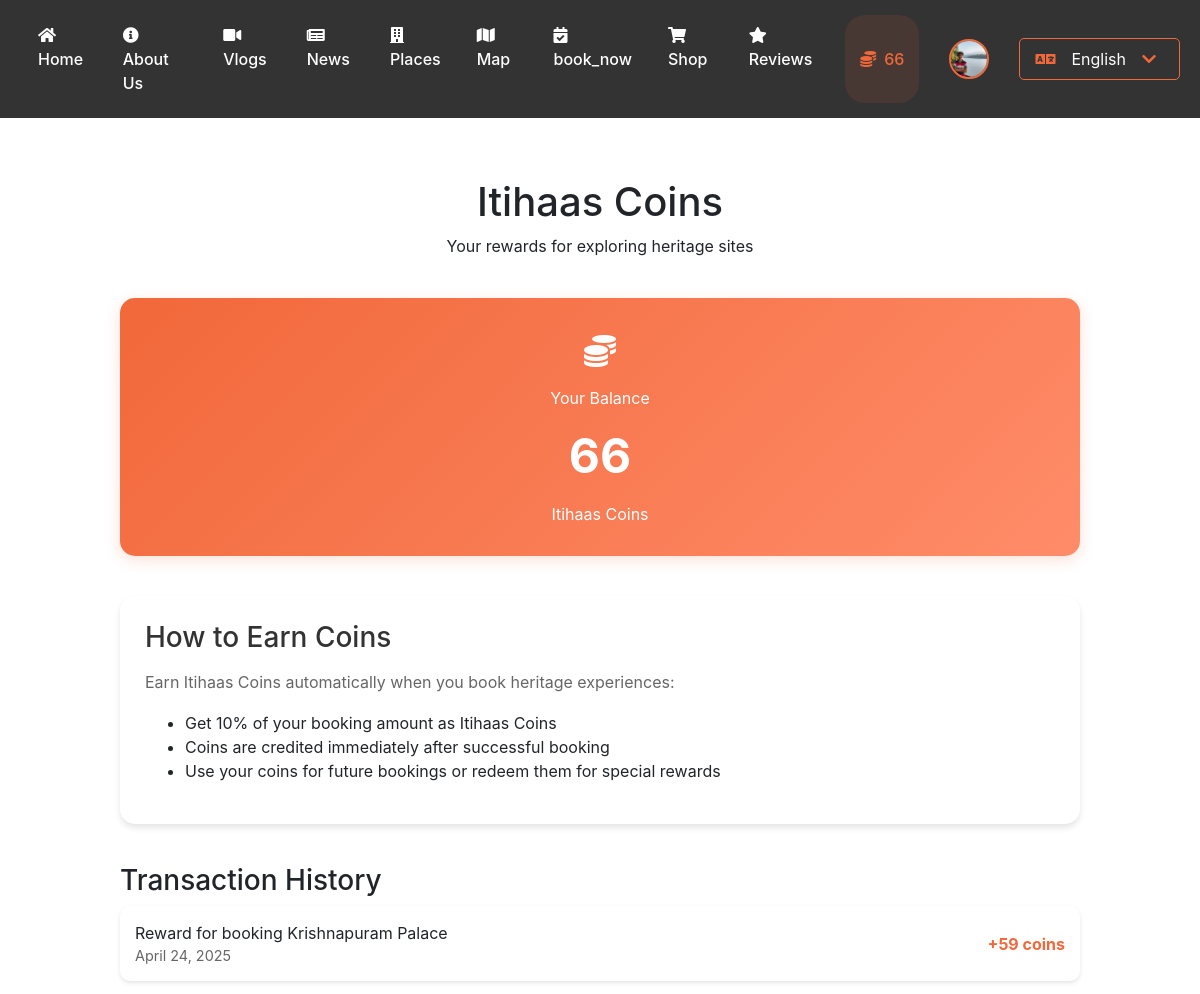
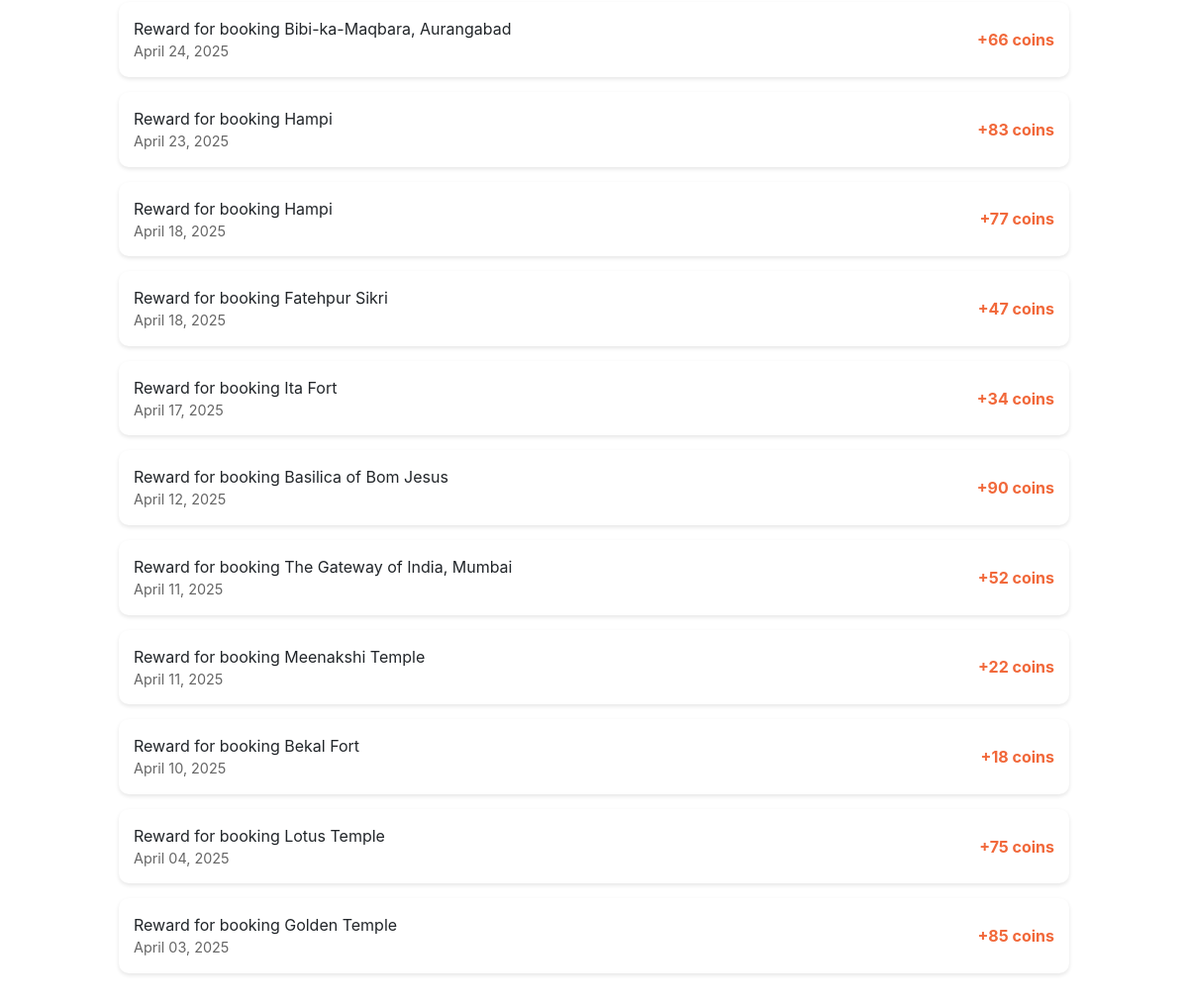
/itihaas-coins (signed in), run on the app's committed database (2 pictures, top to bottom).
### website/models.py (models this page shows, shortened)
class ItihaasCoins(db.Model):
    id = db.Column(db.Integer, primary_key=True)
    user_id = db.Column(db.Integer, db.ForeignKey('user.id'), nullable=False)
    coins = db.Column(db.Integer, default=0)

class User(db.Model, UserMixin):
    id = db.Column(db.Integer, primary_key=True)
    email = db.Column(db.String(150), unique=True)
    password = db.Column(db.String(150))
    first_name = db.Column(db.String(150))
    profile_pic = db.Column(db.String(500))  # Store the path to the profile picture
    is_guide = db.Column(db.Boolean, default=False)
    is_verified = db.Column(db.Boolean, default=False)
    verification_code = db.Column(db.String(6))
    verification_code_timestamp = db.Column(db.DateTime(timezone=True))
    notes = db.relationship('Note')
    bookings = db.relationship('Booking', backref='user', lazy=True)
    guide_info = db.relationship('Guide', backref='user', uselist=False)
    itihaas_coins = db.relationship('ItihaasCoins', backref='user', uselist=False)

class Booking(db.Model):
    id = db.Column(db.Integer, primary_key=True)
    monument_name = db.Column(db.String(100), nullable=False)
    booking_date = db.Column(db.DateTime, nullable=False, default=datetime.utcnow)
    visit_date = db.Column(db.Date, nullable=False)
    visitors = db.Column(db.Integer, nullable=False)
    total_amount = db.Column(db.Float, nullable=False)
    status = db.Column(db.String(20), nullable=False, default='Pending')
    special_requests = db.Column(db.Text)
    name = db.Column(db.String(100), nullable=False)
    email = db.Column(db.String(120), nullable=False)
    phone = db.Column(db.String(20), nullable=False)
    whatsapp_sent = db.Column(db.Boolean, default=False)
    user_id = db.Column(db.Integer, db.ForeignKey('user.id'), nullable=False)
    guide_id = db.Column(db.Integer, db.ForeignKey('guide.id'))
    is_special_package = db.Column(db.Boolean, default=False)
    state = db.Column(db.String(150), nullable=True)
    booking_type = db.Column(db.String(20), default='individual')

### website/views.py (the view)
@views.route('/itihaas-coins')
@login_required
def itihaas_coins():
    transactions = []
    for booking in current_user.bookings:
        reward_coins = int(booking.total_amount * 0.1)
        transactions.append({
            'type': f'Reward for booking {booking.monument_name}',
            'date': booking.visit_date,
            'amount': reward_coins,
            'is_credit': True
        })
    transactions.sort(key=lambda x: x['date'], reverse=True)
    return render_template('itihaas_coins.html', transactions=transactions)

### website/templates/itihaas_coins.html (shortened to what this page needs)
{% extends "base.html" %}
{% block content %}
<div class="coins-container">
    <div class="coins-header">
        <h1>Itihaas Coins</h1>
        <p>Your rewards for exploring heritage sites</p>
    </div>
    <div class="coins-balance-card">
        <div class="coins-icon">
            <i class="fas fa-coins"></i>
        </div>
        <div class="balance-title">Your Balance</div>
        <div class="balance-amount">{{ current_user.itihaas_coins.coins if current_user.itihaas_coins else 0 }}</div>
        <div class="balance-subtitle">Itihaas Coins</div>
    </div>
    <div class="reward-info">
        <h3>How to Earn Coins</h3>
        <p>Earn Itihaas Coins automatically when you book heritage experiences:</p>
        <ul>
            <li>Get 10% of your booking amount as Itihaas Coins</li>
            <li>Coins are credited immediately after successful booking</li>
            <li>Use your coins for future bookings or redeem them for special rewards</li>
        </ul>
    </div>
    <div class="transaction-history">
        <h3>Transaction History</h3>
        {% for transaction in transactions %}
        <div class="transaction-card">
            <div class="transaction-info">
                <div class="transaction-type">{{ transaction.type }}</div>
                <div class="transaction-date">{{ transaction.date.strftime('%B %d, %Y') }}</div>
            </div>
            <div class="transaction-amount">
                {{ '+' if transaction.is_credit else '-' }}{{ transaction.amount }} coins
            </div>
        </div>
        {% endfor %}
    </div>
</div>
{% endblock %}

### website/templates/base.html (shortened to what this page needs)
<!DOCTYPE html>
<html lang="{{ session.get('lang', 'en') }}">
  <head>
    <link
      rel="stylesheet"
      href="https://stackpath.bootstrapcdn.com/bootstrap/4.4.1/css/bootstrap.min.css"
    />
    <link
      rel="stylesheet"
      href="https://cdnjs.cloudflare.com/ajax/libs/font-awesome/5.15.4/css/all.min.css"
    />
    <link rel='stylesheet' href='https://cdn.jsdelivr.net/npm/swiper@8/swiper-bundle.min.css'>
  </head>
  <body>
    <nav class="navbar navbar-expand-lg navbar-dark">
      <div class="collapse navbar-collapse" id="navbar">
        <div class="navbar-nav mr-auto">
          {% if user and user.is_authenticated %}
            <a class="nav-item nav-link" id="Home" href="/">
              <i class="fas fa-home"></i> {{ _('Home') }}
            </a>
            <a class="nav-item nav-link" id="About Us" href="/about">
              <i class="fas fa-info-circle"></i> {{ _('About_Us') }}
            </a>
            <a class="nav-item nav-link" id="Vlog" href="/vlog">
              <i class="fas fa-video"></i> {{ _('Vlogs') }}
            </a>
            <a class="nav-item nav-link" id="News" href="/news">
              <i class="fas fa-newspaper"></i> {{ _('News') }}
            </a>
            <a class="nav-item nav-link" id="Index" href="/index">
              <i class="fas fa-building"></i> {{ _('Places') }}
            </a>
            <a class="nav-item nav-link" id="Map" href="/map">
              <i class="fas fa-map"></i> {{ _('Map') }}
            </a>
            <a class="nav-item nav-link" id="Booking" href="/booking">
              <i class="fas fa-calendar-check"></i> {{ _('book_now') }}
            </a>
            <a class="nav-item nav-link" id="Shop" href="/shop">
              <i class="fas fa-shopping-cart"></i> {{ _('Shop') }}
            </a>
            <a class="nav-item nav-link" id="Review" href="/review">
              <i class="fas fa-star"></i> {{ _('Reviews') }}
            </a>
            <div class="nav-item itihaas-wallet">
              <span class="wallet-icon"><i class="fas fa-coins"></i></span>
              <span class="coins-balance">{{ current_user.itihaas_coins.coins if current_user.itihaas_coins else 0 }}</span>
            </div>
          {% endif %}
        </div>
        <div class="navbar-nav ml-auto">
          {% if user and user.is_authenticated %}
            <div class="profile-container">
              <img src="{{ current_user.profile_pic if current_user.profile_pic else url_for('static', filename='default-profile.jpg') }}"
                   alt="Profile"
                   class="profile-picture"
                   onclick="toggleProfileDropdown()"
              >
            </div>
          {% endif %}
          <div class="language-switcher">
            <div class="language-dropdown" onclick="toggleLanguageList()">
              <div class="current-lang">
                {% set current_lang = session.get('lang', 'en') %}
                {% set lang_names = {
                  'en': 'English',
                  'hi': 'हिंदी',
                  'ta': 'தமிழ்',
                  'kn': 'ಕನ್ನಡ',
                  'mr': 'मराठी',
                  'gu': 'ગુજરાતી',
                  'bho': 'भोजपुरी',
                  'ml': 'മലയാളം',
                  'te': 'తెలుగు'
                } %}
                <i class="fas fa-language"></i>
                <span>{{ lang_names[current_lang] }}</span>
                <i class="fas fa-chevron-down ml-2"></i>
              </div>
            </div>
          </div>
        </div>
      </div>
    </nav>
    <div class="">{% block content %} {% endblock %}</div>
  </body>
</html>

### website/templates/itihaas_coins.html (style rules this page uses)
.coins-container { max-width: 1000px; margin: 40px auto; padding: 20px; }
.coins-header { text-align: center; margin-bottom: 40px; }
.coins-balance-card { background: linear-gradient(135deg, #f1683a 0%, #ff8c69 100%); color: white; padding: 30px; border-radius: 15px; text-align: center; margin-bottom: 40px; box-shadow: 0 4px 15px rgba(241, 104, 58, 0.2); }
.balance-amount { font-size: 3em; font-weight: bold; margin: 10px 0; }
.coins-icon { font-size: 2em; margin-bottom: 10px; }
.reward-info { background: white; border-radius: 15px; padding: 25px; margin-bottom: 40px; box-shadow: 0 4px 6px rgba(0, 0, 0, 0.1); }
.reward-info h3 { color: #333; margin-bottom: 15px; }
.reward-info p { color: #666; line-height: 1.6; }
.transaction-history { margin-top: 40px; }
.transaction-card { background: white; border-radius: 10px; padding: 15px; margin-bottom: 15px; box-shadow: 0 2px 4px rgba(0, 0, 0, 0.1); display: flex; justify-content: space-between; align-items: center; }
.transaction-info { flex-grow: 1; }
.transaction-amount { font-weight: bold; color: #f1683a; }
.transaction-date { color: #666; font-size: 0.9em; }

### data on the page
ItihaasCoins: itihaas_coins "66"
User: profile_pic (picture)

### other printed values
{{ lang_names[current_lang] }} "English"
{{ transaction.type }} "Reward for booking Krishnapuram Palace" "Reward for booking Bibi-ka-Maqbara, Aurangabad" "Reward for booking Hampi" "Reward for booking Hampi" "Reward for booking Fatehpur Sikri" "Reward for booking Ita Fort" "Reward for booking Basilica of Bom Jesus" "Reward for booking The Gateway of India, Mumbai" "Reward for booking Meenakshi Temple" "Reward for booking Bekal Fort" "Reward for booking Lotus Temple" "Reward for booking Golden Temple"
{{ '+' if transaction.is_credit else '-' }} "+" "+" "+" "+" "+" "+" "+" "+" "+" "+" "+" "+"
{{ transaction.amount }} "59" "66" "83" "77" "47" "34" "90" "52" "22" "18" "75" "85"
